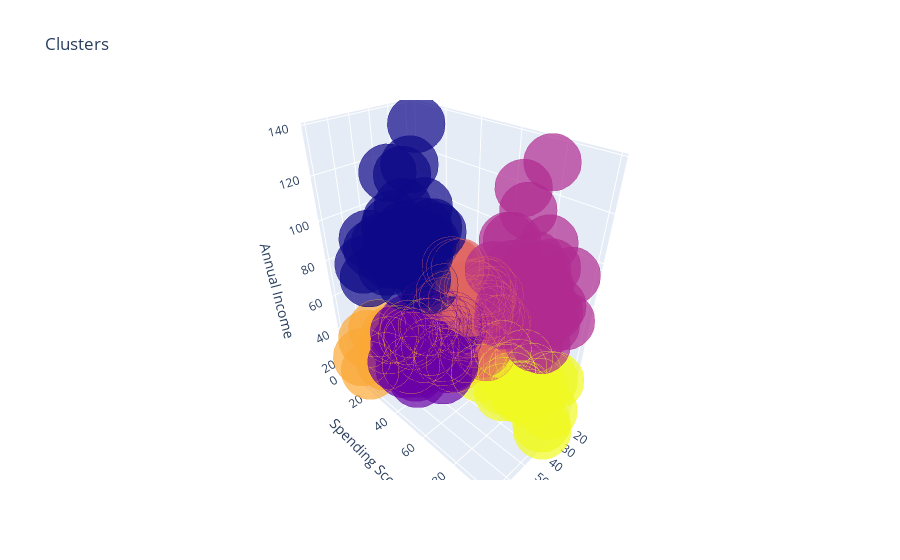

Source (notebook cell):
### Code cell
data = [trace1]
layout = go.Layout(
#     margin=dict(
#         l=0,
#         r=0,
#         b=0,
#         t=0
#     )
    title= 'Clusters',
    scene = dict(
            xaxis = dict(title  = 'Age'),
            yaxis = dict(title  = 'Spending Score'),
            zaxis = dict(title  = 'Annual Income')
        )
)
fig = go.Figure(data=data, layout=layout)
py.offline.iplot(fig)

### Figure 1 — Plotly figure (JSON) as saved in the notebook; plotly's stock layout.template omitted (floating-point values rounded to 4 significant figures; data arrays with more than 128 entries replaced by an {"elided": "..."} marker saying what was removed)
{"data": [{"marker": {"color": {"elided": "200 int values"}, "line": {"color": {"elided": "200 int values"}, "width": 12}, "opacity": 0.7, "size": 20}, "mode": "markers", "type": "scatter3d", "x": {"elided": "200 int values"}, "y": {"elided": "200 int values"}, "z": {"elided": "200 int values"}}], "layout": {"scene": {"xaxis": {"title": {"text": "Age"}}, "yaxis": {"title": {"text": "Spending Score"}}, "zaxis": {"title": {"text": "Annual Income"}}}, "title": {"text": "Clusters"}}}
